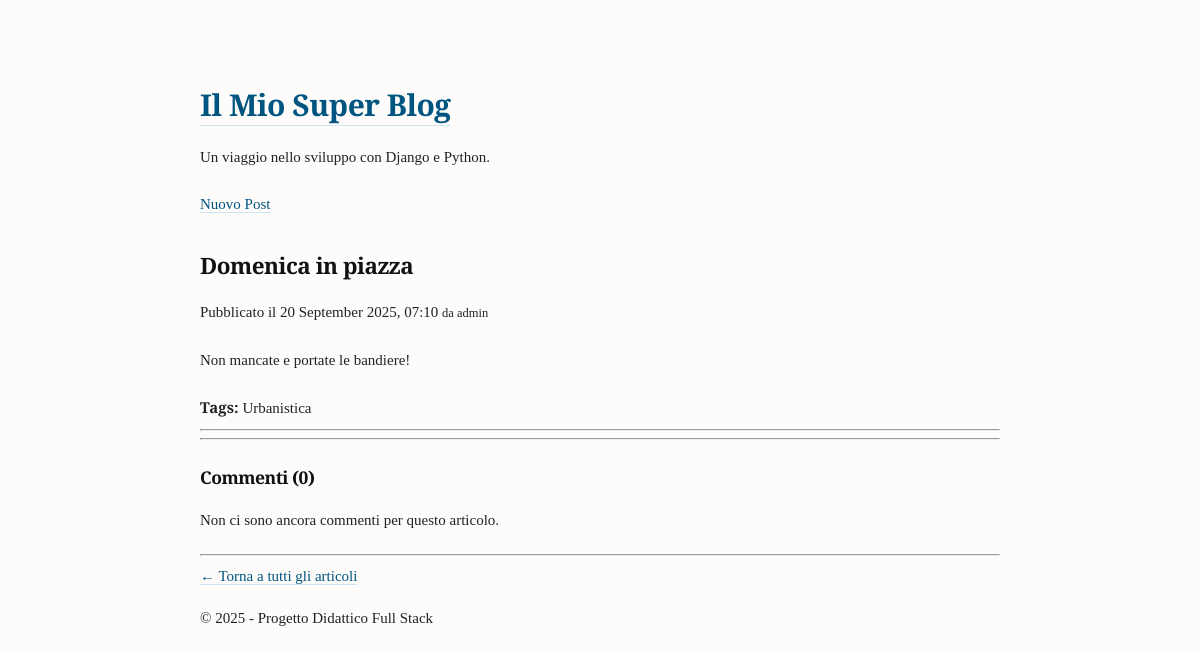
The app's page /post/3/, older data.
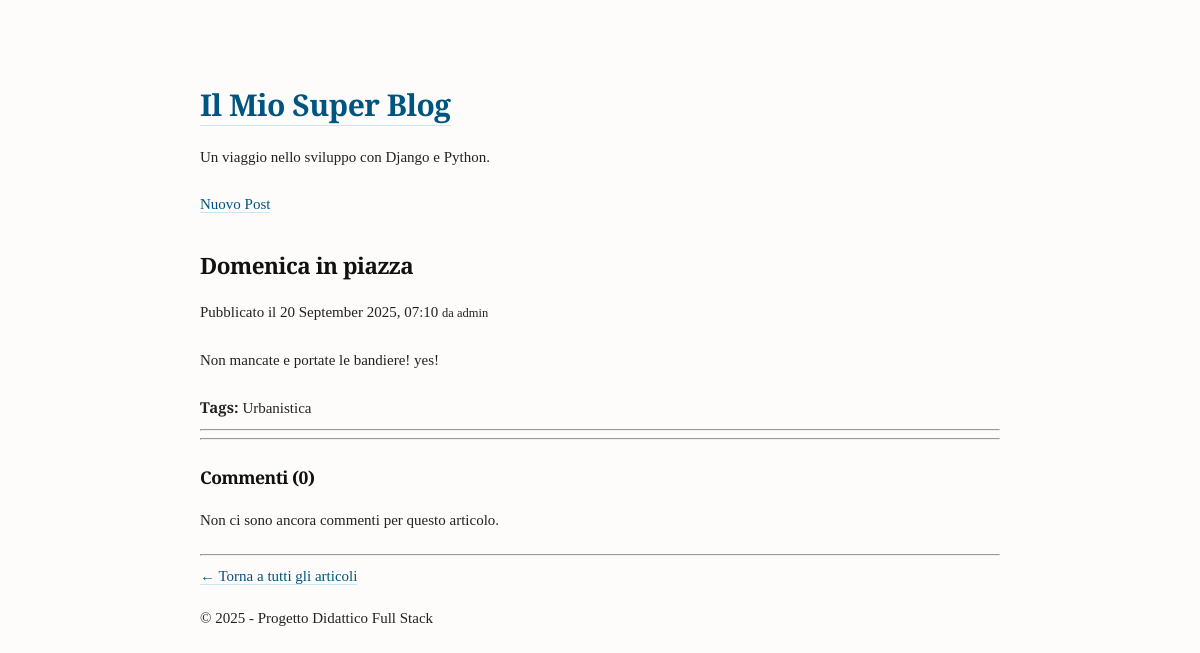
The same page, newer data.
### blog/models.py (models this page shows, shortened)
class Post(models.Model):
    title = models.CharField(max_length=200)
    content = models.TextField()
    author = models.ForeignKey(
        get_user_model(),
        on_delete=models.CASCADE,
        related_name='posts'
    )
    tags = models.ManyToManyField(Tag, blank=True)
    created_at = models.DateTimeField(auto_now_add=True)
    updated_at = models.DateTimeField(auto_now=True)
    filter_horizontal = ('tags',)

### blog/views.py (the view)
# urls.py: path('post/<int:pk>/', post_detail_view, name='post_detail'),
def post_detail_view(request, pk):
    post = get_object_or_404(Post, pk=pk)
    context = {
        'post': post,
    }
    return render(request, "blog/post_detail.html", context)

### templates/blog/post_detail.html (shortened to what this page needs)
{% extends "base.html" %}
{% block content %}
    <article class="post-full">
        <h2 class="post-title">{{ post.title }}</h2>
        <p class="post-meta">
            Pubblicato il {{ post.created_at|date:"d F Y, H:i" }} <small>da {{ post.author }}</small>
        </p>
        <div class="post-content">
            {{ post.content|linebreaks }}
        </div>
        <div class="tags">
            <strong>Tags:</strong>
            {% for tag in post.tags.all %}
                <span class="tag">{{ tag.name }}</span>
            {% empty %}
                Nessun tag.
            {% endfor %}
        </div>
    </article>
    <hr>
      <hr>
    <section class="comments-section">
        <h3>Commenti ({{ post.comments.count }})</h3>
        {% for comment in post.comments.all %}
            <div class="comment" style="margin-top: 1.5rem; border-top: 1px solid #eee; padding-top: 1rem;">
                <p class="comment-meta">
                    <strong>{{ comment.author }}</strong>
                    <small class="text-muted">ha commentato il {{ comment.created_at|date:"d F Y, H:i" }}</small>
                </p>
                <div class="comment-text">
                    {{ comment.text|linebreaks }}
                </div>
            </div>
        {% empty %}
            <p style="margin-top: 1rem;">Non ci sono ancora commenti per questo articolo.</p>
        {% endfor %}
    </section>
    <hr>
    <a href="{% url 'blog:post_list' %}">&larr; Torna a tutti gli articoli</a>
{% endblock content %}

Row changes from the older to the newer data that the page shows:
changed Post "Domenica in piazza": content "Non mancate e portate le bandiere!" → "Non mancate e portate le bandiere! yes!"
